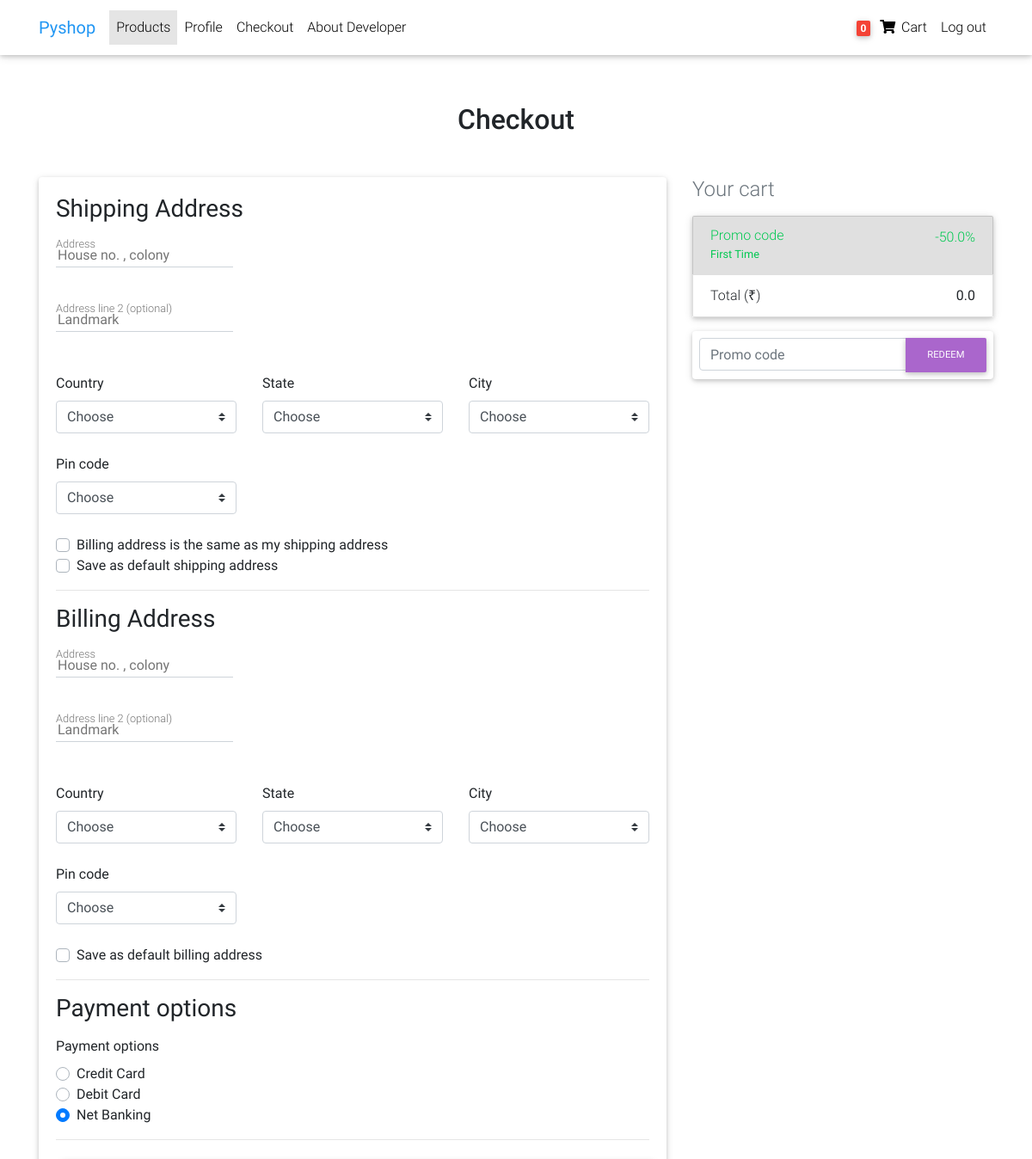
The app's page /checkout (signed in, upper part), older data.
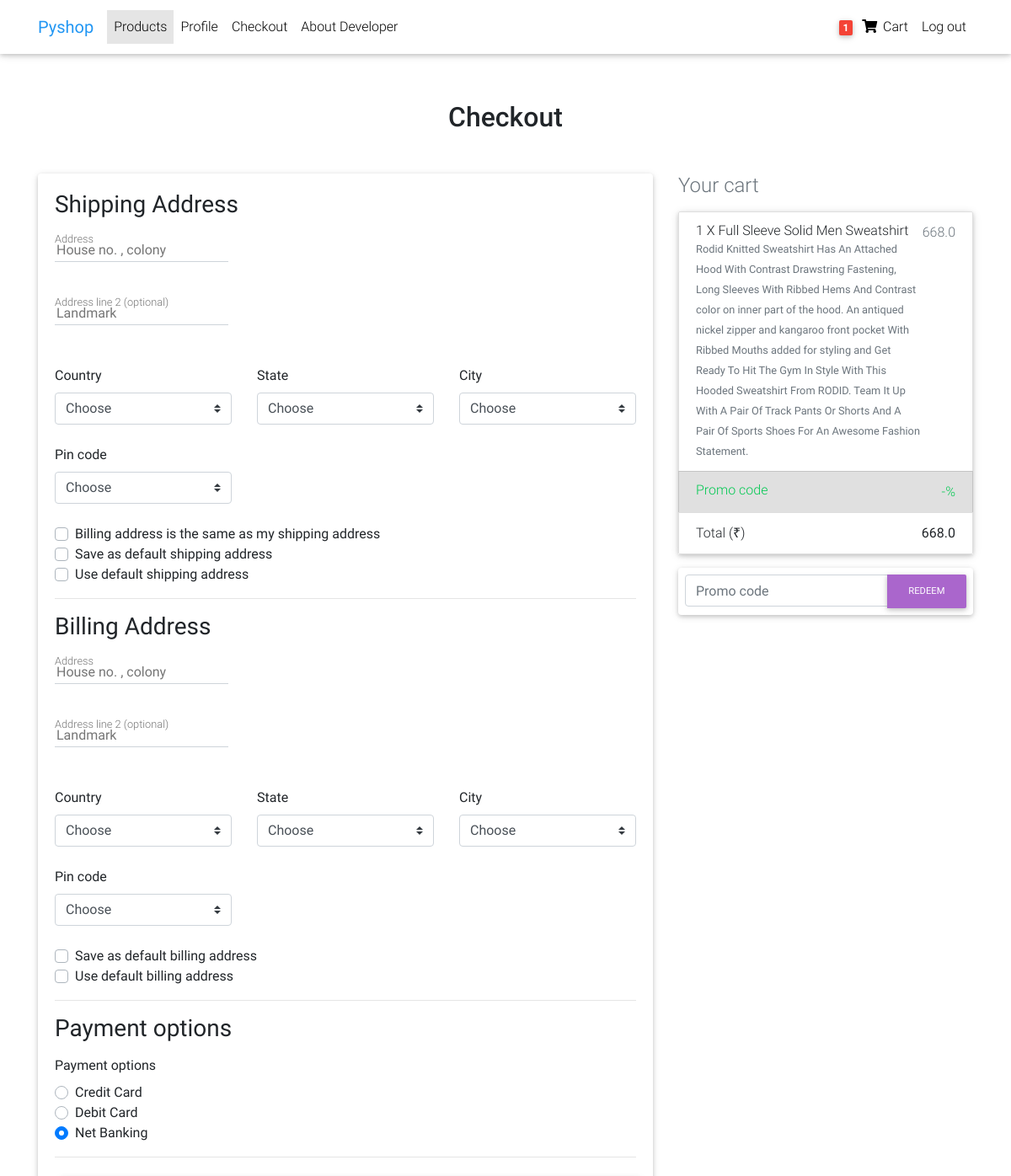
The same page, newer data.
### products/models.py (models this page shows, shortened)
class Order(models.Model):
    user = models.ForeignKey(settings.AUTH_USER_MODEL,
                             on_delete=models.CASCADE)
    order_id = models.CharField(max_length=20)
    product = models.ManyToManyField(OrderInCart)
    start_date = models.DateTimeField(auto_now_add=True)
    ordered_date = models.DateTimeField()
    ordered = models.BooleanField(default=False)
    billing_address = models.ForeignKey('Address', related_name='billing_address',
                                        on_delete=models.SET_NULL, blank=True, null=True)
    shipping_address = models.ForeignKey('Address', related_name='shipping_address',
                                         on_delete=models.SET_NULL, blank=True, null=True)
    payment = models.ForeignKey('Payment', on_delete=models.SET_NULL, blank=True, null=True)
    coupon = models.ForeignKey('Coupon', on_delete=models.SET_NULL, blank=True, null=True)
    Out_for_delivery = models.BooleanField(default=False)
    delivered = models.BooleanField(default=False)
    return_request = models.BooleanField(default=False)
    return_result = models.BooleanField(default=False)
    def get_total(self):
        total = 0
        for order_product in self.product.all():
            total += order_product.get_final_price()
        if self.coupon:
            total -= total*self.coupon.amount/100
        return total

class Coupon(models.Model):
    code = models.CharField(max_length=15)
    description = models.CharField(max_length=255)
    amount = models.FloatField()

class OrderInCart(models.Model):
    user = models.ForeignKey(settings.AUTH_USER_MODEL,
                             on_delete=models.CASCADE)
    ordered = models.BooleanField(default=False)
    product = models.ForeignKey(Product, on_delete=models.CASCADE)
    quantity = models.IntegerField(default=1)
    def get_total_discount_product_price(self):
        return self.quantity * self.product.discount_price
    def get_final_price(self):
        if self.product.discount_price:
            return self.get_total_discount_product_price()
        return self.get_total_product_price()

class Product(models.Model):
    name = models.CharField(max_length=256)
    price = models.FloatField()
    discount_price = models.FloatField(blank=True, null=True)
    stock = models.IntegerField()
    image = models.ImageField()
    category = models.CharField(choices=CATEGORY_CHOICES, max_length=2)
    label = models.CharField(choices=LABEL_CHOICES, max_length=1)
    slug = models.SlugField()
    description = models.TextField()

### products/views.py (the view, shortened to what this page needs)
# urls.py: path('checkout', CheckoutView.as_view(), name='checkout'),
class CheckoutView(View):
    def get(self, args, **kwargs):
        try:
            order = Order.objects.get(user=self.request.user, ordered=False)
            form = CheckoutForm()
            context = {
                'form': form,
                'couponform': CouponForm(),
                'order': order,
                'DISPLAY_COUPON_FORM': True
            }
            shipping_address_qs = Address.objects.filter(
                user=self.request.user,
                address_type='S',
                default=True
            )
            if shipping_address_qs.exists():
                context.update({'default_shipping_address': shipping_address_qs[0]})
            billing_address_qs = Address.objects.filter(
                user=self.request.user,
                address_type='B',
                default=True
            )
            if billing_address_qs.exists():
                context.update({'default_billing_address': billing_address_qs[0]})
            return render(self.request, 'checkout.html', context)
        except ObjectDoesNotExist:
            messages.info(self.request, "You don't have an active order")
            return redirect('products:checkout')

### products/forms.py
class CouponForm(forms.Form):
    code = forms.CharField(widget=forms.TextInput(attrs={
        'class': 'form-control',
        'placeholder': 'Promo code',
        'aria - label': 'Recipient\'s username',
        'aria - describedby': 'basic-addon2'
    }))

### products/templatetags/cart_template_tags.py (called while the page is built)
@register.filter
def cart_item_count(user):
    if user.is_authenticated:
        qs = Order.objects.filter(user=user, ordered=False)
        if qs.exists():
            return qs[0].product.count()
    return 0

### templates/checkout.html (shortened to what the changed rows need)
{% extends 'base.html' %}
{% load crispy_forms_tags %}
{% block content %}
<main>
    <div class="container wow fadeIn">
        <h2 class="my-5 h2 text-center">Checkout</h2>
        <div class="row">
            <div class="col-md-8 mb-4">
                <div class="card">
                    <form method="POST" class="card-body">
                        <div class="hideable_shipping_form">
                            {% if default_shipping_address %}
                            <div class="custom-control custom-checkbox">
                                <label class="custom-control-label" for="use_default_shipping">Use default shipping address {{ default_shipping_address.address_line_1|truncatechars:10 }}</label>
                            </div>
                            {% endif %}
                        </div>
                            {% if default_billing_address %}
                            <div class="custom-control custom-checkbox">
                                <label class="custom-control-label" for="use_default_billing">Use default billing address {{default_billing_address.address_line_1|truncatechars:10 }}</label>
                            </div>
                            {% endif %}
                        <div class="d-block my-3">
                            {% for value, name in form.fields.payment_option.choices %}
                            <div class="custom-control custom-radio">
                                <label class="custom-control-label" for="{{ name }}">{{ name}}</label>
                            </div>
                            {% endfor %}
                        </div>
                    </form>
                </div>
            </div>
        {% include "order_snippet.html" %}
        </div>
    </div>
</main>
{% endblock %}

### templates/base.html (shortened to what this page needs)
<!DOCTYPE html>
<html lang="en">
{% load static %}
{% load cart_template_tags %}
<head>
  <link rel="stylesheet" href="https://use.fontawesome.com/releases/v5.8.2/css/all.css">
  <link href="{% static 'css/bootstrap.min.css' %}" rel="stylesheet">
  <link href="{% static 'css/mdb.min.css'  %}" rel="stylesheet">
  <link href="{% static 'css/style.min.css' %}" rel="stylesheet">
  <link href="{% static 'css/custom.css'  %}" rel="stylesheet">
</head>
<body>
  <nav class="navbar fixed-top navbar-expand-lg navbar-light white scrolling-navbar">
    <div class="container">
      <a class="navbar-brand waves-effect" href="/">
        <strong class="blue-text">Pyshop</strong>
      </a>
      <div class="collapse navbar-collapse" id="navbarSupportedContent">
        <ul class="navbar-nav mr-auto">
          <li class="nav-item active">
            <a class="nav-link waves-effect" href="products">Products
            </a>
          </li>
          <li class="nav-item">
            <a class="nav-link waves-effect" href="#" >Profile</a>
          </li>
          <li class="nav-item">
            <a class="nav-link waves-effect" href="/checkout"
              >Checkout</a>
          </li>
          <li class="nav-item">
            <a class="nav-link waves-effect" href="#" target="_blank">About Developer</a>
          </li>
        </ul>
        <ul class="navbar-nav nav-flex-icons">
          {% if request.user.is_authenticated %}
          <li class="nav-item">
            <a href="/order_summery" class="nav-link waves-effect">
              <span class="badge red z-depth-1 mr-1"> {{ request.user|cart_item_count }} </span>
              <i class="fas fa-shopping-cart"></i>
              <span class="clearfix d-none d-sm-inline-block" > Cart </span>
            </a>
          </li>
          <li class="nav-item">
            <a class="nav-link waves-effect" href="{% url 'account_logout' %}">
              <span class="clearfix d-none d-sm-inline-block"> Log out </span>
            </a>
          </li>
          {% endif %}
        </ul>
      </div>
    </div>
  </nav>
<div class="mt-5 pt-4">
</div>
{% block content %}
{% endblock %}
</body>
</html>
<!DOCTYPE html>
<html>

### templates/order_snippet.html (shortened to what this page needs)
<div class="col-md-4 mb-4">
                <h4 class="d-flex justify-content-between align-items-center mb-3">
                    <span class="text-muted">Your cart</span>
                </h4>
                <ul class="list-group mb-3 z-depth-1">
                    {% for order_in_cart in order.product.all %}
                    <li class="list-group-item d-flex justify-content-between lh-condensed">
                        <div>
                            <h6 class="my-0">{{ order_in_cart.quantity }} X {{ order_in_cart.product.name }}</h6>
                            <small class="text-muted">{{ order_in_cart.product.description }}</small>
                        </div>
                        <span class="text-muted">{{ order_in_cart.get_final_price }}</span>
                    </li>
                    {% endfor %}
                    <li class="list-group-item d-flex justify-content-between bg-light">
                        <div class="text-success">
                            <h6 class="my-0">Promo code</h6>
                            <small>{{ order.coupon.code }}</small>
                        </div>
                        <span class="text-success">-{{ order.coupon.amount }}%</span>
                    </li>
                    <li class="list-group-item d-flex justify-content-between">
                        <span>Total (₹)</span>
                        <strong>{{ order.get_total }}</strong>
                    </li>
                </ul>
        {% if DISPLAY_COUPON_FORM %}
                <form class="card p-2" action="{% url 'products:add_coupon' %}" method="POST">
                    <div class="input-group">
                        {{ couponform.code }}
                        <div class="input-group-append">
                            <button class="btn btn-secondary btn-md waves-effect m-0" type="submit">Redeem</button>
                        </div>
                    </div>
                </form>
        {% endif %}
            </div>

Row changes from the older to the newer data that the page shows:
removed Order: coupon.code "First Time", coupon.amount "50.0", get_total "0.0"
added OrderInCart: quantity "1", product.name "Full Sleeve Solid Men Sweatshirt", product.description "Rodid Knitted Sweatshirt Has An Attached Hood With Contrast Drawstring Fastening, Long Sleeves With Ribbed Hems And Contrast color on inner part of the hood. An antiqued nickel zipper and kangaroo front pocket With Ribbed Mouths added for styling and Get Ready To Hit The Gym In Style With This Hooded Sweatshirt From RODID. Team It Up With A Pair Of Track Pants Or Shorts And A Pair Of Sports Shoes For An Awesome Fashion Statement.", get_final_price "668.0"
added Order: get_total "668.0"
Text that changed along with them:
{{ request.user|cart_item_count }}: "0" → "1"
text now shown: "Use default shipping address Use default billing address"
